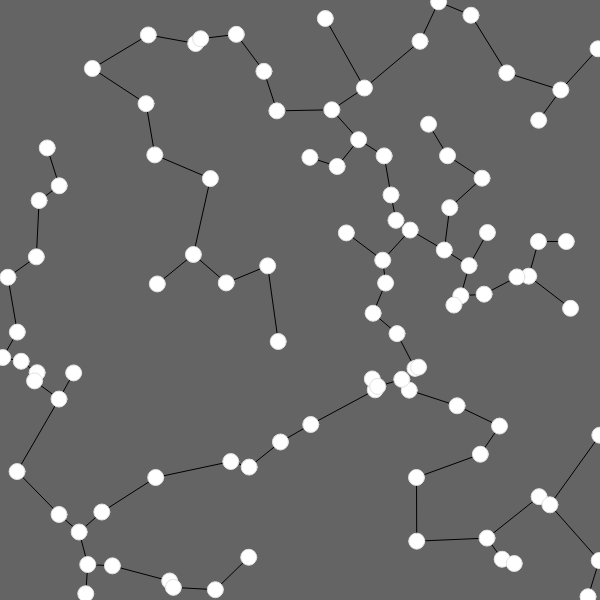
Frame 1 (no input)
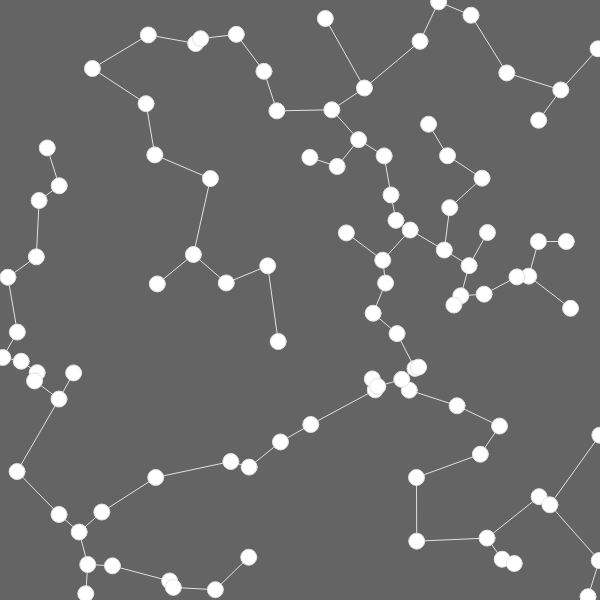
Frame 60 (no input)
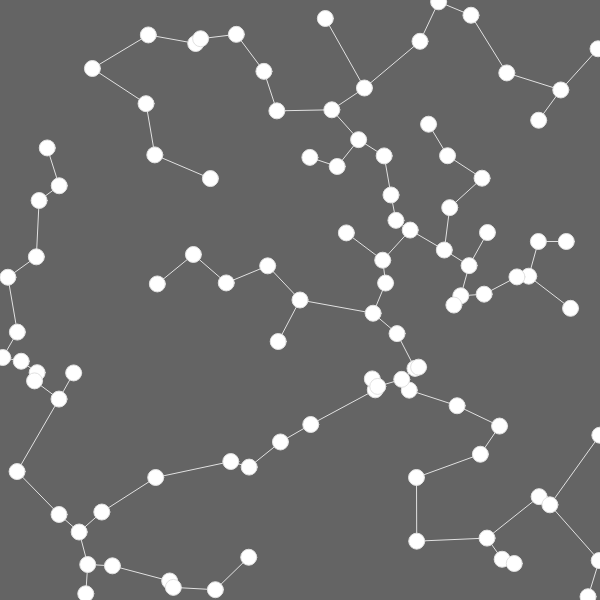
Frame 120 (the mouse pressed at the canvas centre since frame 60)

The p5.js sketch that drew these frames (run headless with seeded random() and noise() and a simulated clock; from frame 60 on, the mouse is pressed at the canvas centre):

// p5.js sketch
// ── sketch.js
let vertices = [];

function setup() {
  createCanvas(600, 600);
  
  for(let i = 0; i < 100; i++)
  {
    let points = createVector(random(width), random(height));
    vertices.push(points);
  }
  
}

function mousePressed()
{
  let v = createVector(mouseX, mouseY);
  vertices.push(v);
}

function draw() {
  background(100);
  
  let reached = [];
  let unreached = [];
  
  for(let i = 0; i < vertices.length; i++)
  {
    unreached.push(vertices[i]);
  }
  
  reached.push(vertices[0]);
  unreached.splice(0,1);
                   
  while (unreached.length > 0)
  {
    let record = Infinity;
    let rIndex;
    let uIndex;
    
    for(let i = 0; i < reached.length; i++)
    {
      for(let j = 0; j < unreached.length; j++)
      {
        let v1 = reached[i];
        let v2 = unreached[j];
        
        let d = dist(v1.x, v1.y, v2.x, v2.y);
        
        if(d < record)
        {
          record = d;
          rIndex = i;
          uIndex = j;
        }
        
      }
      
    }
    
    line(reached[rIndex].x, reached[rIndex].y, unreached[uIndex].x, unreached[uIndex].y);
    
    reached.push(unreached[uIndex]);
    unreached.splice(uIndex,1);
    
  }
  
  for(let i = 0; i < vertices.length; i++)
  {
  fill(255);
  stroke(225);
  ellipse(vertices[i].x, vertices[i].y, 16,16);
  }
}
